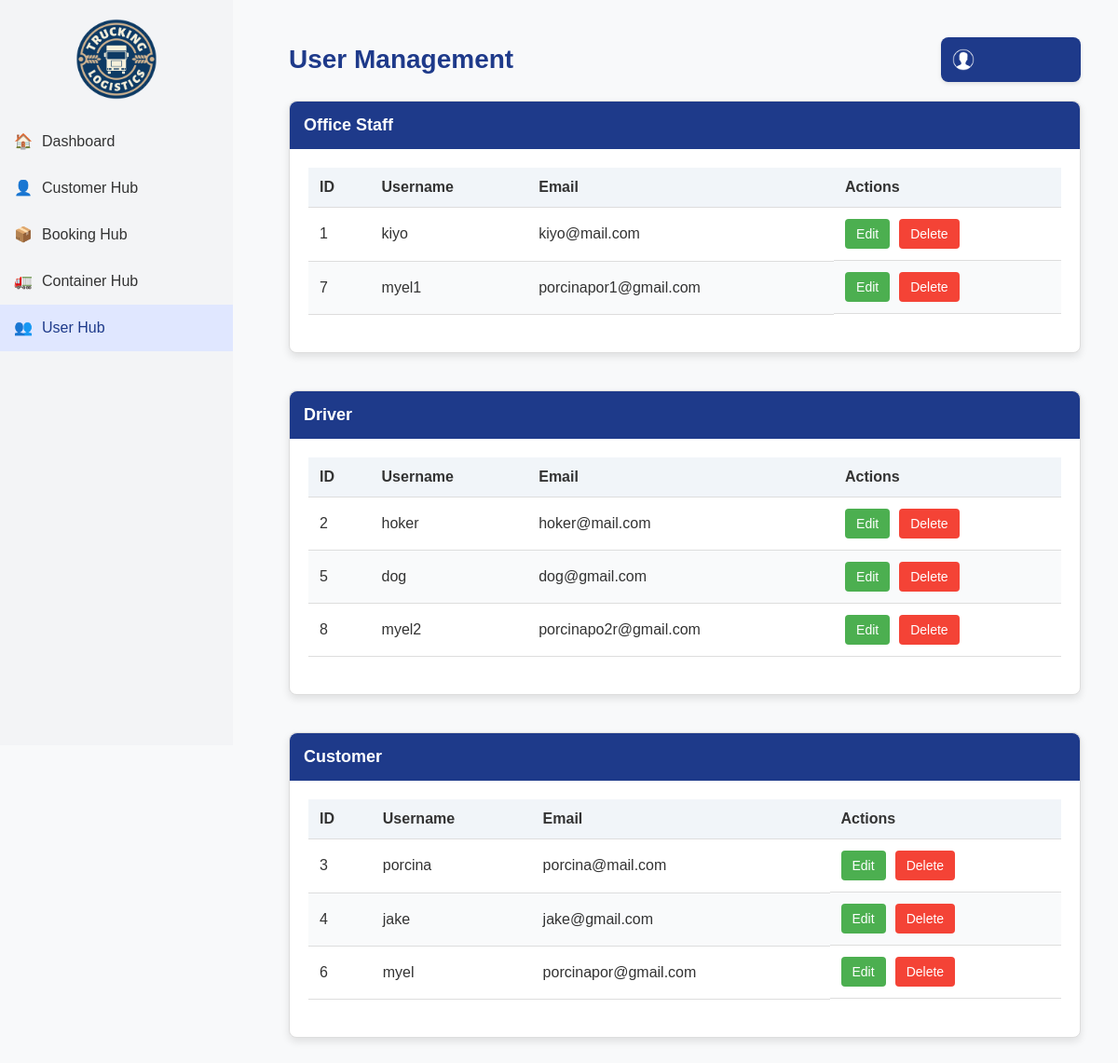
/users/, run on the app's committed database.
### myapp/models.py (models this page shows, shortened)
class CustomUser(AbstractUser):
    ROLE_CHOICES = [
        ('customer', 'Customer'),
        ('office', 'Office'),
        ('driver', 'Driver'),
    ]
    role = models.CharField(max_length=20, choices=ROLE_CHOICES, default='customer')

### myapp/views.py (the view)
# urls.py: path('users/', views.user_list, name='user_list'),
def user_list(request):
    users = CustomUser.objects.all()
    users_by_role = {}
    for user in users:
        role = user.role if user.role else "Unassigned Role"
        if role not in users_by_role:
            users_by_role[role] = []
        users_by_role[role].append(user)
    return render(request, 'user/user_list.html', {'users_by_role': users_by_role})

### myapp/templates/user/user_list.html (shortened to what this page needs)
{% load static %}
<!DOCTYPE html>
<html lang="en">
<head>
</head>
<body>
{% include 'includes/sidebar.html' %}
<div class="content">
    <div class="header">
        <h2>User Management</h2>
        <div class="profile-menu">
            <button class="profile-button">
                <span class="profile-icon"></span>
            </button>
        </div>
    </div>
    {% for role, users in users_by_role.items %}
        <div class="role-group">
            <div class="role-header">
                {% if role == "office" %}
                    Office Staff
                {% elif role == "driver" %}
                    Driver
                {% elif role == "customer" %}
                    Customer
                {% else %}
                    Unassigned Role
                {% endif %}
            </div>
            <div class="table-container">
                <table>
                    <thead>
                    <tr>
                        <th>ID</th>
                        <th>Username</th>
                        <th>Email</th>
                        <th>Actions</th>
                    </tr>
                    </thead>
                    <tbody>
                    {% for user in users %}
                        <tr>
                            <td>{{ user.id }}</td>
                            <td>{{ user.username }}</td>
                            <td>{{ user.email }}</td>
                            <td class="actions">
                                <a href="{% url 'user_update' user.pk %}" class="btn-edit">Edit</a>
                                <a href="{% url 'user_delete' user.pk %}" class="btn-delete">Delete</a>
                            </td>
                        </tr>
                    {% endfor %}
                    </tbody>
                </table>
            </div>
        </div>
    {% endfor %}
</div>
</body>
</html>

### myapp/templates/includes/sidebar.html (shortened to what this page needs)
{% load static %}
<div class="sidebar">
    <img src="{% static 'images/logo.png' %}" alt="Logo">
    {% if user.role == 'driver' %}
        <a href="{% url 'driver_dashboard' %}"><span class="icon">🏠</span>Driver Dashboard</a>
    {% elif user.role == 'customer' %}
        <a href="{% url 'customer_dashboard' %}"><span class="icon">🏠</span>Customer Dashboard</a>
    {% else %}
        <a href="#"><span class="icon">🏠</span> Dashboard</a>
    {% endif %}
    <a href="{% url 'customer_list' %}" class="{% if request.resolver_match.url_name == 'customer_list' %}active{% endif %}">
        <span class="icon">👤</span> Customer Hub
    </a>
    <a href="{% url 'booking_list' %}" class="{% if request.resolver_match.url_name == 'booking_list' %}active{% endif %}">
        <span class="icon">📦</span> Booking Hub
    </a>
    <a href="{% url 'container_list' %}" class="{% if request.resolver_match.url_name == 'container_list' %}active{% endif %}">
        <span class="icon">🚛</span> Container Hub
    <a href="{% url 'user_list' %}" class="{% if request.resolver_match.url_name == 'user_list' %}active{% endif %}">
        <span class="icon">👥</span> User Hub
    </a>
</div>

### myapp/templates/includes/sidebar.html (style rules this page uses)
.sidebar { width: 250px; background-color: #f3f4f6; display: flex; flex-direction: column; align-items: center; padding-top: 20px; height: 100vh; position: fixed; left: 0; }
.sidebar img { width: 100px; margin-bottom: 20px; border-radius: 50%; }
.sidebar a { display: flex; align-items: center; width: 100%; padding: 15px; text-decoration: none; color: #333; font-size: 16px; font-weight: 500; gap: 10px; }
.sidebar a .icon { display: inline-block; width: 20px; height: 20px; text-align: center; }
.sidebar a.active, .sidebar a:hover { background-color: #e0e7ff; color: #1e3a8a; }

### data on the page
CustomUser: role "Office Staff", id "1", username "kiyo", email "kiyo@mail.com"
CustomUser: id "7", username "myel1", email "porcinapor1@gmail.com"
CustomUser: role "Driver", id "2", username "hoker", email "hoker@mail.com"
CustomUser: id "5", username "dog", email "dog@gmail.com"
CustomUser: id "8", username "myel2", email "porcinapo2r@gmail.com"
CustomUser: role "Customer", id "3", username "porcina", email "porcina@mail.com"
CustomUser: id "4", username "jake", email "jake@gmail.com"
CustomUser: id "6", username "myel", email "porcinapor@gmail.com"
